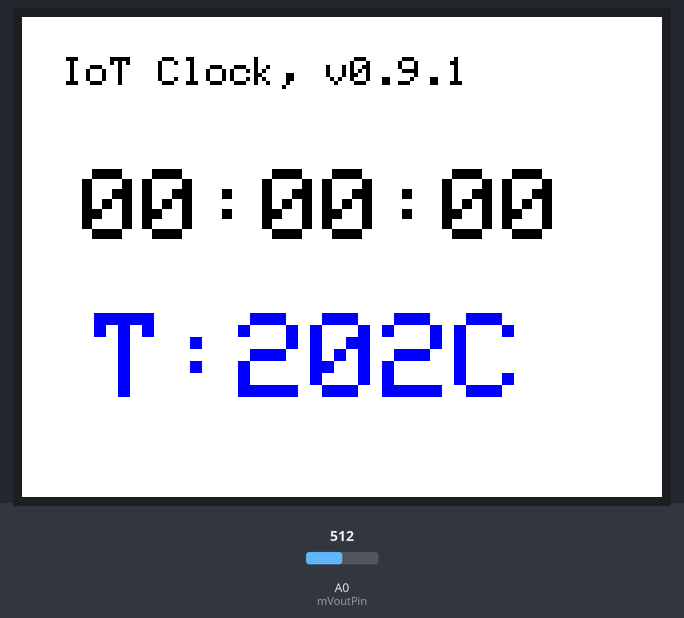
Simulated run of this sketch. Board: Arduino Uno, built with avr-gcc and run on an emulated ATmega328P. Parts: 320×240 colour display. Inputs (shaded band) come from the test bench; at power-on: A0 (mVoutPin) = 512. What the sketch prints to the serial monitor is not drawn.

Above: at 1.4 s.
1.5 s: A0 (mVoutPin) set to 716
At 6.2 s:
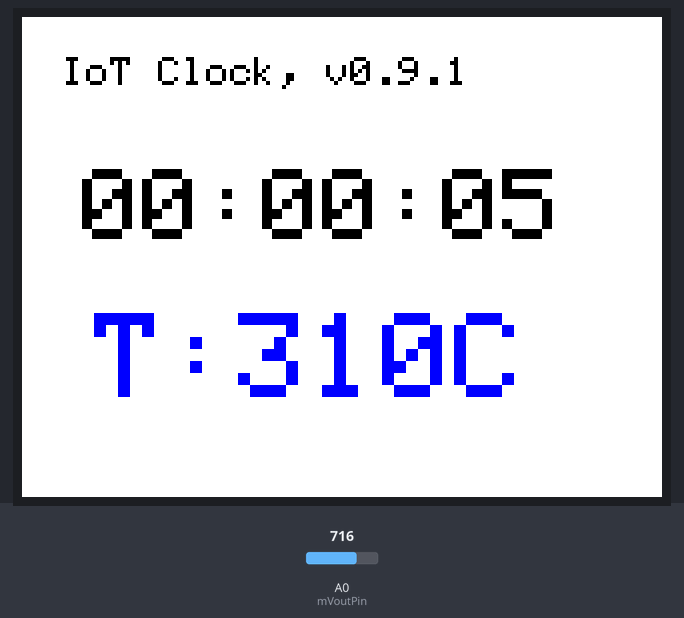
6.4 s: A0 (mVoutPin) set to 900
At 11.1 s:
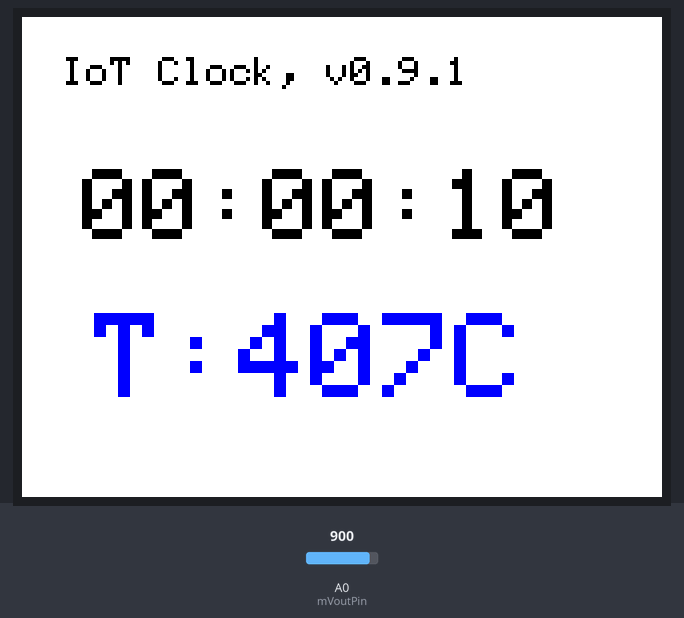
11.3 s: A0 (mVoutPin) set to 1023
At 16.4 s:
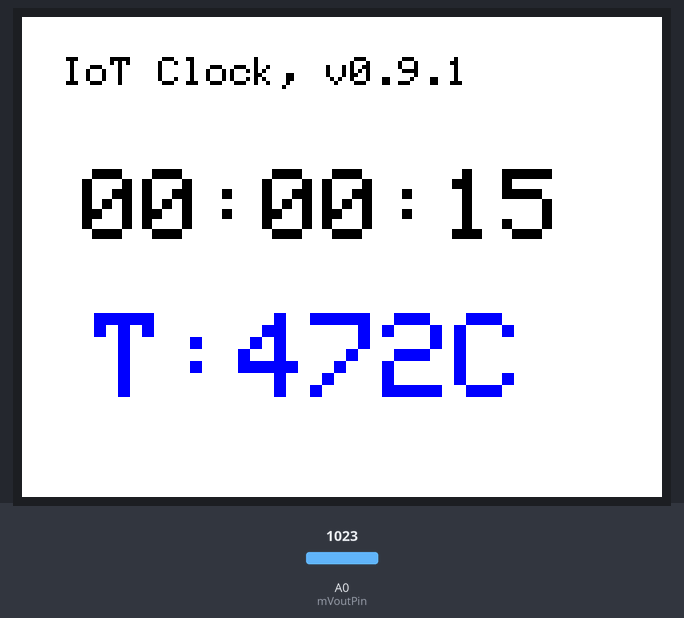
Timing chart, 0 to 17.9 s (numbered marks = the images above; inputs shaded):
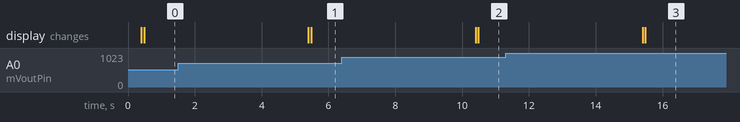

The sketch:

makeKuc-sSerial-at18b.ino
```cpp
/*
 TFT LCD (ILI9341)+ analog(LM60BIZ)
 NTP clock, sensor value display
 with mkuBord-45
*/
#include <SoftwareSerial.h>
#include "SPI.h"
#include <Wire.h>
#include "Adafruit_GFX.h"
#include "Adafruit_ILI9341.h"
#include <Time.h>
#include <TimeLib.h>

// For the Adafruit shield, these are the default.
//#define TFT_RST 8
//#define TFT_DC 9
#define TFT_RST 2
#define TFT_DC 3

#define TFT_CS 10
// Use hardware SPI (on Uno, #13, #12, #11) and the above for CS/DC
// Adafruit_ILI9341 tft = Adafruit_ILI9341(TFT_CS, TFT_DC);
Adafruit_ILI9341 tft = Adafruit_ILI9341(TFT_CS, TFT_DC, TFT_RST);

//define
#define TIME_MSG_LEN  11   // time sync to PC is HEADER followed by Unix time_t as ten ASCII digits
#define TIME_HEADER  'T'   // Header tag for serial time sync message
#define TIME_REQUEST  7    // ASCII bell character requests a time sync message
// T1262347200  //noon Jan 1 2010
SoftwareSerial mySerial(5, 6); /* RX:D5, TX:D6 */
//
const String mVersion="0.9.1";
const int mVoutPin = 0;
int mTemp=0;
uint32_t mTimerTmp;
uint32_t mTimerTime;
uint32_t mReceive_Start=0;
String mTimeStr = "";
//
void setup() {
  Serial.begin(9600);
  mySerial.begin( 9600 );
  Serial.println("# ILI9341 Test! -0214a12");
  pinMode(mVoutPin, INPUT);
  tft.begin();

  // read diagnostics (optional but can help debug problems)
  uint8_t x = tft.readcommand8(ILI9341_RDMODE);
  Serial.print("Display Power Mode: 0x"); Serial.println(x, HEX);
  x = tft.readcommand8(ILI9341_RDMADCTL);
  Serial.print("MADCTL Mode: 0x"); Serial.println(x, HEX);
  x = tft.readcommand8(ILI9341_RDPIXFMT);
  Serial.print("Pixel Format: 0x"); Serial.println(x, HEX);
  x = tft.readcommand8(ILI9341_RDIMGFMT);
  Serial.print("Image Format: 0x"); Serial.println(x, HEX);
  x = tft.readcommand8(ILI9341_RDSELFDIAG);
  Serial.print("Self Diagnostic: 0x"); Serial.println(x, HEX);

  Serial.println(F("Benchmark                Time (microseconds)"));
  delay(10);
//  Serial.print(F("Screen fill              "));
//  Serial.println(testFillScreen());
//  delay(500);
  //
  uint8_t rotation= 1;
  tft.setRotation(rotation);
  //tft.fillScreen(ILI9341_WHITE);
  //
  Serial.println(F("Done!"));
}

uint32_t mTimer=0;
uint32_t mCounter=0;

long convert_Map(long x, long in_min, long in_max, long out_min, long out_max) {
  return (x - in_min) * (out_max - out_min) / (in_max - in_min) + out_min;
}
// reading LM60BIZ
int getTempNum(){
  int iRet=0;
  float fSen  = 0;
  unsigned long reading  = 0;
  int iDiv =3;
  for (int i=0; i< iDiv; i++) {
    int  iTmp = analogRead(mVoutPin);
    reading  += iTmp;
    delay(50);
  }
  int SValue= reading / iDiv;
  int voltage=convert_Map(SValue, 0, 1000, 0,3300);  // V
//Serial.print("SValue=");
//Serial.print(SValue);
//Serial.print(" , voltage=");
//Serial.println(voltage);
  int iTemp = (voltage - 424) / 6.25; // offset=425
  iRet= iTemp;

  return iRet;
}
//
boolean Is_validHead(String sHd){
  boolean ret=false;
  if(sHd=="d1"){
    ret= true;
  }else if(sHd=="d2"){
    ret= true;
  }
  return ret;
}
String  digitalClockDisplay(){
  String sRet="";
  // digital clock display of the time
  char cD1[8+1];
  time_t t = now();
  const char* fmtSerial = "%02d:%02d:%02d";
  sprintf(cD1, fmtSerial, hour(t), minute(t), second(t));
//Serial.println(cD1);
  sRet=String(cD1);
  return sRet;
}
//
void conv_timeSync(String src){
  //String sRet="";
  unsigned long pctime;
  const unsigned long DEFAULT_TIME = 1357041600; // Jan 1 2013
   pctime = src.toInt();
   if( pctime >= DEFAULT_TIME) { // check the integer is a valid time (greater than Jan 1 2013)
     setTime(pctime); // Sync Arduino clock to the time received on the serial port
   }
   //return sRet;
}
String mBuff="";
//
void proc_uart(){
    while( mySerial.available() ){
      char c= mySerial.read();
      mBuff.concat(c );
      if(  mBuff.length() >= 13 ){
        String sHead= mBuff.substring(0,2);
        boolean bChkHd= Is_validHead( sHead );
        if(bChkHd== true){
// Serial.println( "Hd="+ sHead );
Serial.println( "mBuff="+ mBuff );
          String sTmp= mBuff.substring(3,13);
          conv_timeSync(sTmp);
           //send
           int iD1=int(mTemp );
           char cD1[10+1];
           sprintf(cD1 , "d1%08d", iD1);
           mySerial.print( cD1 );
           mReceive_Start=millis();
//Serial.print("cD1=");
//Serial.println(cD1  );
        }
        mBuff="";
      }else{
          if(mReceive_Start > millis()+ 10000 ){
            mBuff="";
          }
      }
    } //end_while
}
//
void loop(void) {
  proc_uart();
  if(millis() >mTimer ){
    mTimer=millis() + (5 * 1000) ;
    mTemp = getTempNum();
    mTimeStr= digitalClockDisplay();
    testText(mTimeStr );
    mCounter++;
  }
}
//
//unsigned long testText() {
unsigned long testText(String sTime) {
  tft.fillScreen(ILI9341_WHITE);
  unsigned long start = micros();
  tft.setTextColor(ILI9341_BLACK);
  tft.setCursor(20, 20);
  tft.setTextSize(2);
  tft.println("IoT Clock, v"+ mVersion  );
  //
  tft.setTextSize(5);
  tft.println("");
  tft.println(" " +sTime );
  tft.setTextSize(4);
  tft.println("");
  tft.setTextSize(6);
  tft.setTextColor(ILI9341_BLUE );
  tft.println(" T:"+ String(mTemp ) +"C");
  tft.setTextColor(ILI9341_BLACK);
//  tft.setTextSize(2);
//  tft.println("");
//  tft.println(" by make-KUC");
  return micros() - start;
}
//
unsigned long testFillScreen() {
  unsigned long start = micros();
  tft.fillScreen(ILI9341_BLACK);
  yield();
  tft.fillScreen(ILI9341_RED);
  yield();
  tft.fillScreen(ILI9341_GREEN);
  yield();
  tft.fillScreen(ILI9341_BLUE);
  yield();
  tft.fillScreen(ILI9341_BLACK);
  yield();
  return micros() - start;
}
```
